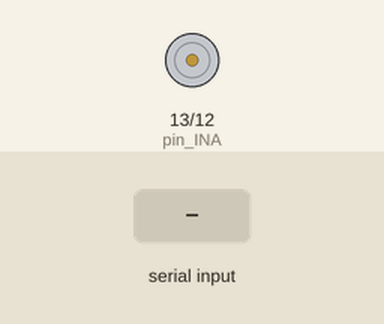
The sketch below on a simulated Arduino Uno, built with avr-gcc and run on an emulated ATmega328P. On the bench: motor-driver pin pairs drawn as motors (green arrow = first pin HIGH = forward, orange = second pin HIGH = backward, longer = more drive, scaled by the enable pin). Inputs (shaded band) come from the test bench.

Above: at 1.2 s.
1.3 s: byte 20 (20) received over Serial
At 2.0 s:
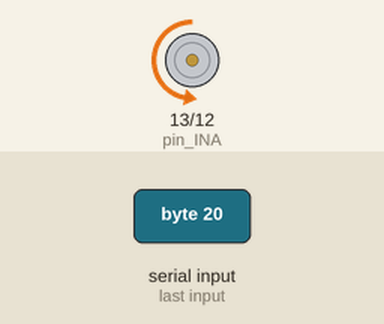
Timing chart, 0 to 4.3 s (numbered marks = the images above; inputs shaded):
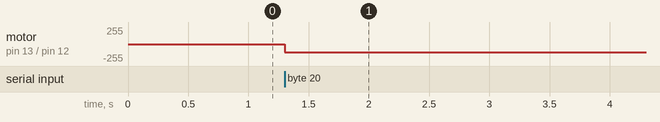

Measured:
- after the input at 1.3 s, motor on pin 13 (pin_INA) / pin 12 (pin_INB): stopped → backward 127/255 at once

The sketch:

arduino2dcmotor.ino
```cpp
//Data to receive from PC
int incomingByte = 0;
//TX/RX Flags
int tx=0;
/////-----PINS CONFIGURATION-----/////
//Pins assignment
int pin_INA=13;
int pin_INB=12;
int pin_PWM=10;
//Pins values
int pin_INAValue=LOW;
int pin_INBValue=LOW;
int pin_PWMValue=127;
void setup()
{
  // initialize pins INA, INB
  pinMode(pin_INA, OUTPUT);
  pinMode(pin_INB, OUTPUT);
  // initialize PWN pin
  pinMode(pin_PWM, OUTPUT);

  Serial.begin(9600);
}

void loop()
{
  // set pins INA, INB value
  digitalWrite(pin_INA, pin_INAValue);
  digitalWrite(pin_INB, pin_INBValue);
  // set PWN value
  analogWrite(pin_PWM, pin_PWMValue);

  //Check if it ios any data on the serial port
  if (Serial.available() > 0)
  {
    // read the incoming byte:
    incomingByte = Serial.read();

    //check th received data
    switch(incomingByte)
    {
      //init/end tx
      case 255:
        tx = (tx==0) ? 1:0;
        break;
      //move DC motor clockwise
      case 10:
        if(tx==1)
          pin_INAValue=HIGH;
          pin_INBValue=LOW;
        break;
      //mode DC motor counterclockwise
      case 20:
        if(tx==1)
          pin_INAValue=LOW;
          pin_INBValue=HIGH;
        break;
      //stop DC motor
      case 30:
        if(tx==1)
          pin_INAValue=LOW;
          pin_INBValue=LOW;
        break;
    }
  }
}
```
